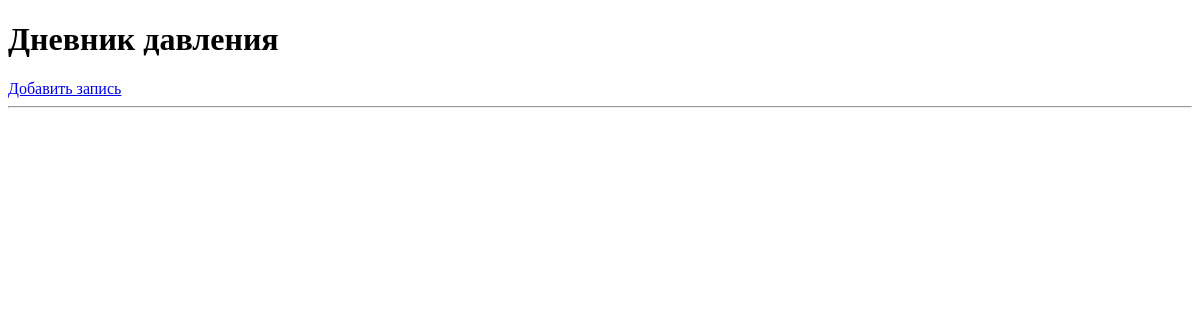
Before: / with the older database file.
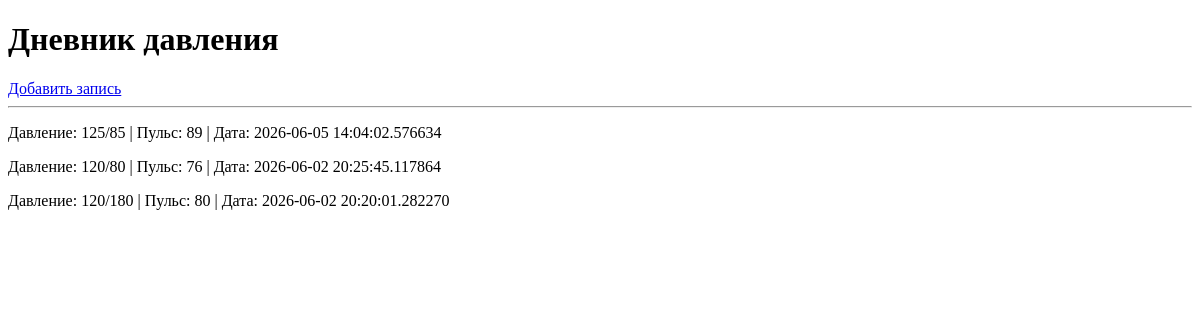
After: the same page with the newer database file.
### models.py (models this page shows)
class PressureRecord(db.Model):
    id = db.Column(db.Integer, primary_key=True)
    systolic = db.Column(db.Integer, nullable=False)     # систолическое
    diastolic = db.Column(db.Integer, nullable=False)    # диастолическое
    pulse = db.Column(db.Integer, nullable=False)
    created_at = db.Column(db.DateTime, default=lambda: datetime.now(ZoneInfo("Europe/Moscow")))

### routes.py (the view)
@app.route('/')
def index():
    records = PressureRecord.query.order_by(
        PressureRecord.created_at.desc()
    ).all()
    return render_template('index.html', records=records)

### templates/index.html (shortened to what this page needs)
<!DOCTYPE html>
<html lang="ru">
<head>
</head>
<body>
<h1>Дневник давления</h1>
<a href="/add">Добавить запись</a>
<hr>
{% for record in records %}
<div>
    <p>
        Давление:
        {{ record.systolic }}/{{ record.diastolic }}
        | Пульс:
        {{ record.pulse }}
        | Дата:
        {{ record.created_at }}
    </p>
</div>
{% endfor %}
</body>
</html>

Changed rows visible on the page:
added PressureRecord: systolic "125", diastolic "85", pulse "89", created_at "2026-06-05 14:04:02.576634"
added PressureRecord: systolic "120", diastolic "80", pulse "76", created_at "2026-06-02 20:25:45.117864"
added PressureRecord: systolic "120", diastolic "180", pulse "80", created_at "2026-06-02 20:20:01.282270"
